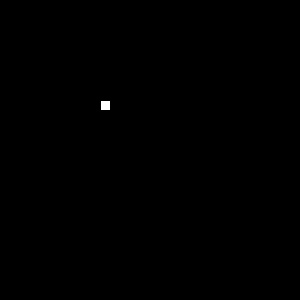
Frame 1 (no input)
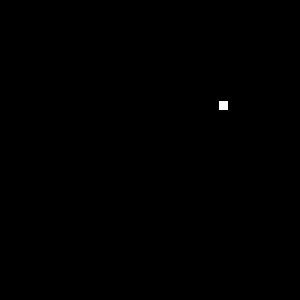
Frame 60 (the mouse pressed at the canvas centre just before this capture)
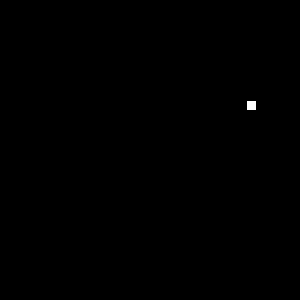
Frame 120 (the mouse held since frame 60 and released just before this capture)

The Processing sketch that drew these frames (run headless with seeded random() and noise(); from frame 60 on, the mouse is pressed at the canvas centre):

// Processing sketch: processing_108391
// ── processing_108391.pde

int x = 100; 
int xSpeed = 2;

void setup() {

  size(300, 300);
}


void draw() {

  background(0,0,0);
  rect(x, 100, 10, 10);

  x = x + xSpeed;

  if (x > width-10) {
    xSpeed = -xSpeed;
  }
}
